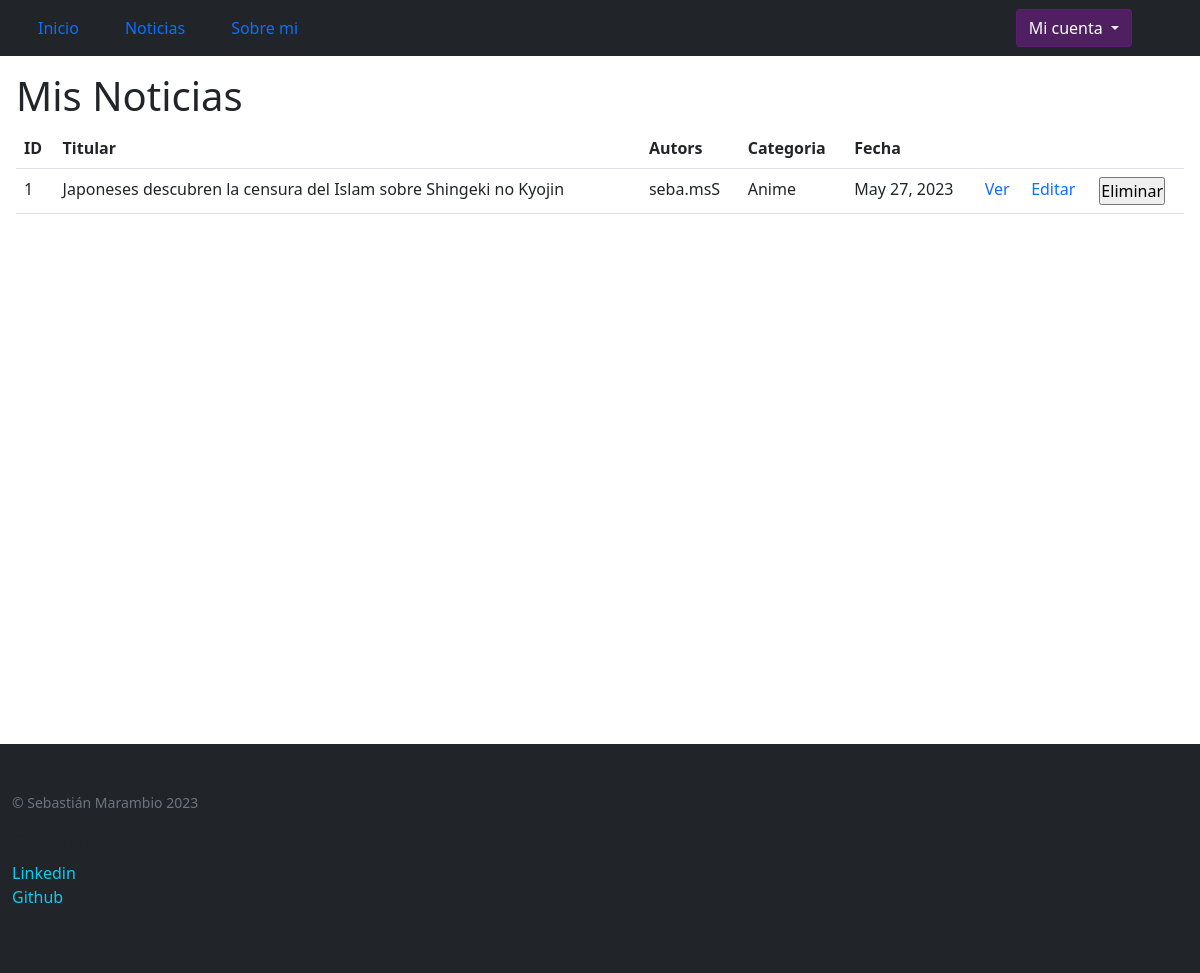
The app's page /plataforma/mis-noticias/ (signed in), older data.
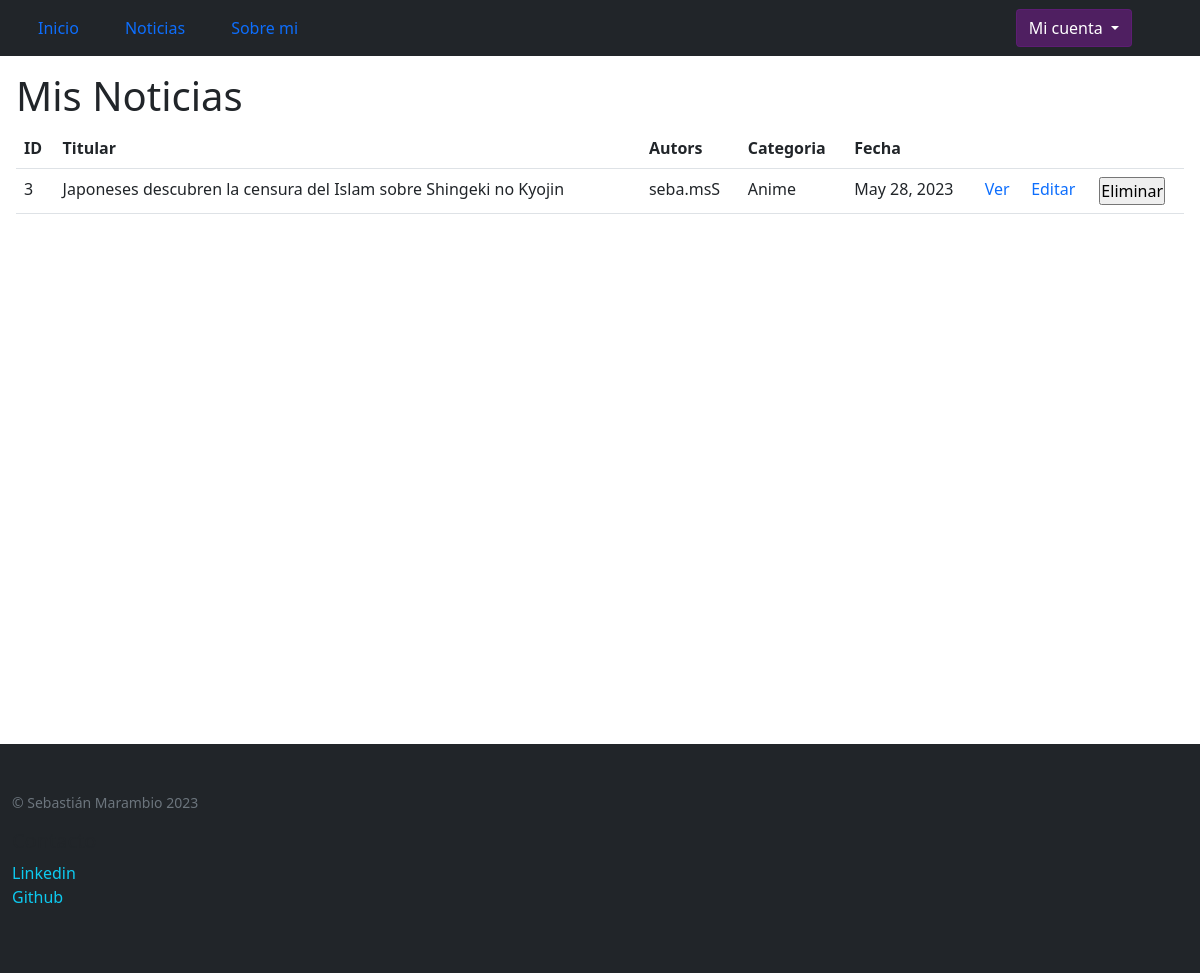
The same page, newer data.
### control_estudios/models.py (models this page shows, shortened)
class Noticias(models.Model):
    titular = models.CharField(max_length=150)
    subtitulo = models.CharField(max_length=100)
    autor = models.CharField(max_length=40)
    cuerpo = models.CharField(max_length=4000)
    categoria = models.CharField(max_length=30)
    imagen = models.ImageField(upload_to="noticias", null=True, blank=True)
    fecha_publicacion = models.DateField(default=timezone.now)

### control_estudios/views.py (the view)
# urls.py: path('mis-noticias/', MisNoticiasListView.as_view(), name="mis_noticias"),
class MisNoticiasListView(LoginRequiredMixin, ListView):
    model = Noticias
    template_name= "control_estudios/mis_noticias.html"

### control_estudios/templates/control_estudios/mis_noticias.html (shortened to what this page needs)
{% extends 'control_estudios/base.html' %}
{%block contenido %}
<section class="m-3 backfillManager overflow-auto">
  <div>
    <h1>Mis Noticias</h1>
    <table class="table">
      <tbody>
        <tr>
          <th>ID</th>
          <th>Titular</th>
          <th>Autors</th>
          <th>Categoria</th>
          <th>Fecha</th>
          <th></th>
          <th></th>
          <th></th>
        </tr>
        {% for noticia in object_list %}
        {% if user.username == noticia.autor %}
        <tr>
          <td>{{noticia.id}}</td>
          <td>{{noticia.titular}}</td>
          <td>{{noticia.autor}}</td>
          <td>{{noticia.categoria}}</td>
          <td>{{noticia.fecha_publicacion}}</td>
          <td><a href="{% url 'ver_noticia' noticia.id %}">Ver</a></td>
          <td>
            <a href="{% url 'editar_noticia' noticia.id %}">Editar</a>
          </td>
          <td>
            <form action="{% url 'eliminar_noticia' noticia.id %}" method="post">
              <input type="submit" value="Eliminar"/>
            </form>
          </td>
        </tr>
        {% endif %}
        {% endfor %}
      </tbody>
    </table>
  </div>
</section>
{%endblock contenido %}

Row changes from the older to the newer data that the page shows:
removed Noticias: id "1", titular "Japoneses descubren la censura del Islam sobre Shingeki no Kyojin", autor "seba.msS", categoria "Anime", fecha_publicacion "May 27, 2023"
added Noticias: id "3", titular "Japoneses descubren la censura del Islam sobre Shingeki no Kyojin", autor "seba.msS", categoria "Anime", fecha_publicacion "May 28, 2023"
